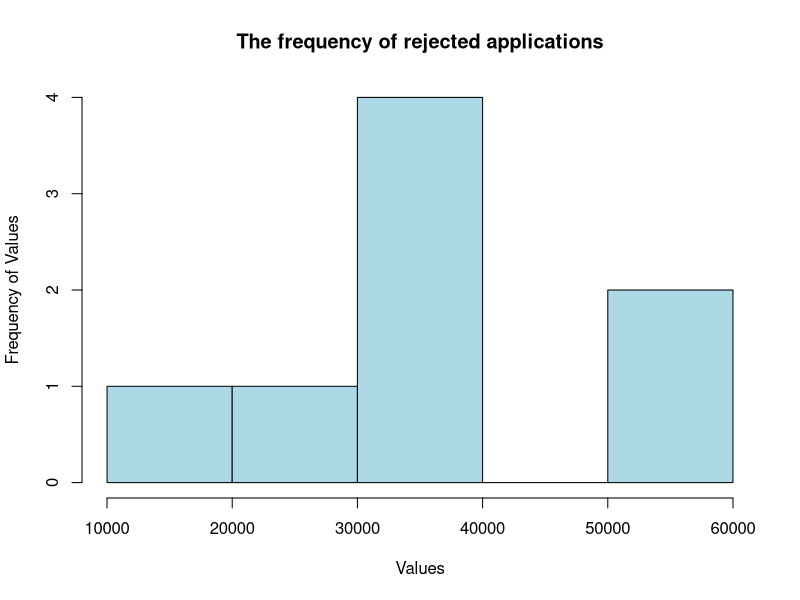
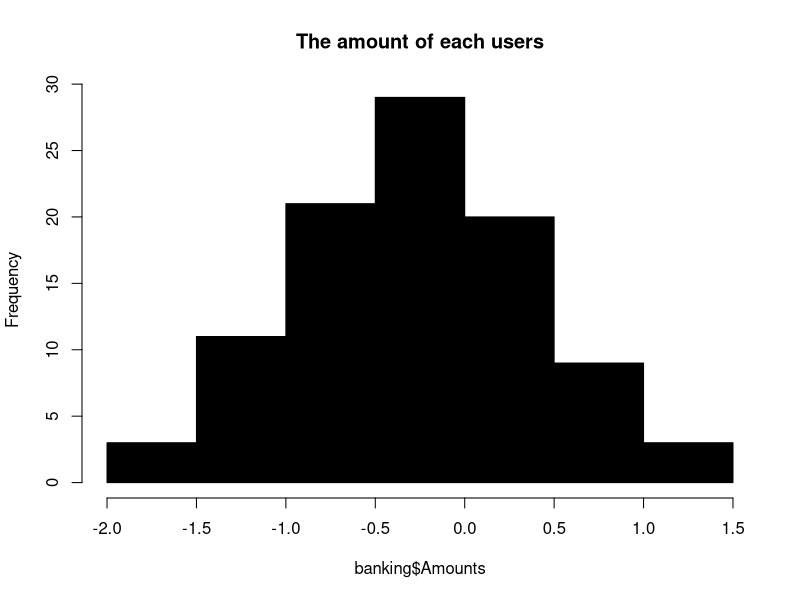
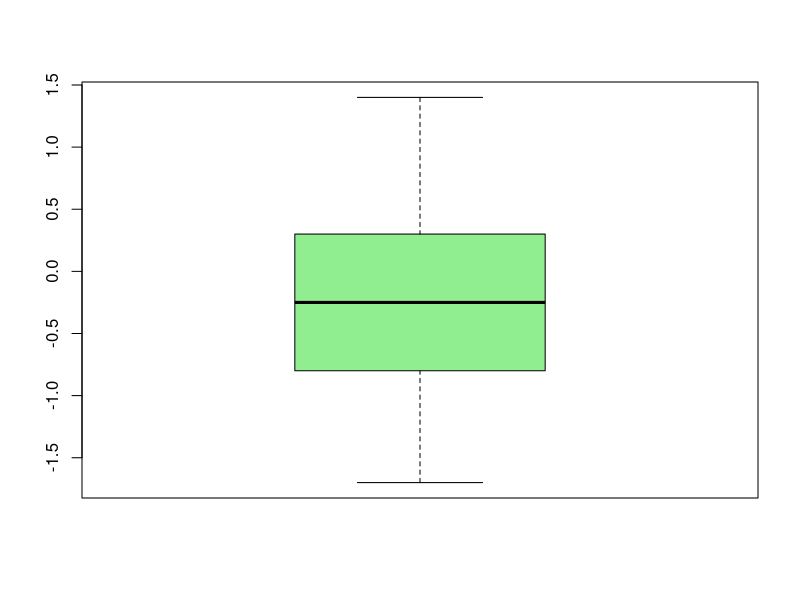

Recreate these plots in R, in order.
## ---- chunk 1
knitr::opts_chunk$set(echo = TRUE)
## ---- chunk 2
#a) Write the data frame in a CSV file and then read your file.
dataFrame <- data.frame(Faculty = c("Arts","Science","Education", "Medicine",
"Nursing", "Business", "Law", "Dentistry"), Application =    c(46537,54647,85759,144547,64573,56748,106372,65748), Admitted = c(18615,16394,
34304,132274,25829,17024,48186,32874), Enrolled = c(18465,16314,34284,122174,
25629,16894,48116,32734))
dataFrame
#Make dataframe csv file
#This csv goes to the same file as the r markdown file
write.csv(dataFrame, "df.csv")

#b) Create a vector called rejected containing the average admitted
#for each faculty.
rejected <-dataFrame$Application - dataFrame$Admitted

#c) Create a histogram of the rejected vector. Give the histogram a colour of yo
#ur liking. Name the x-axis “Values,” and make the title “Frequency of Values.”
hist(rejected, col = "lightblue", xlab = "Values",
 main = "The frequency of rejected applications",ylab = "Frequency of Values")


#d) What is an appropriate measure of the center of the distribution 
#(mean or median), and why?
#Median is the appropriate mesurement bacause the graph is not symmentric and 
#there is a outlier around 0.8 to 1.0.
#If there are 3 elements: 1,2,100 and get mean and median, these are
#2 and 33. 

#e) Calculate an appropriate measure of the center of the distribution.
median(rejected)
#f) Find the first and third quartiles of enrolled applications and save them
#as q1 and q3,respectively.
q1<- quantile(dataFrame$Enrolled, 0.25)
q1
q3<-quantile(dataFrame$Enrolled,0.75)
q3
## ---- chunk 3
banking<-read.csv("banking.df.csv")
dim(banking)
head(banking)
#a) Create a stem plot of the amount vector and use the Amounts vector to 
#set the breaks.
stem(banking$Amounts)
#keep 1 decimal insted of 2 decimals
banking$Amounts<-round(banking$Amounts, 1)
#b) Create a histogram of the amount vector with a title. Give the histogram a 
#colour of your liking.
hist(banking$Amounts, main = "The amount of each users",col = "black")
#c) Does the histogram seem normally distributed?
#Yes. It looks like the graph is exactly normally distributed.
#Because it is a belll shape and the distribution on the right side and 
#left side is totally same.

#d) Create a sample from amount vector with sample size seventy and then calcula
#late the median,mean, variance, and standard deviation of the created sample.
sample<-sample(banking$Amounts,70)
median(sample)
mean(sample)
var(sample)
sd(sample)
#e) Create a boxplot for the amount vector.
boxplot(banking$Amounts, col = "lightgreen")


